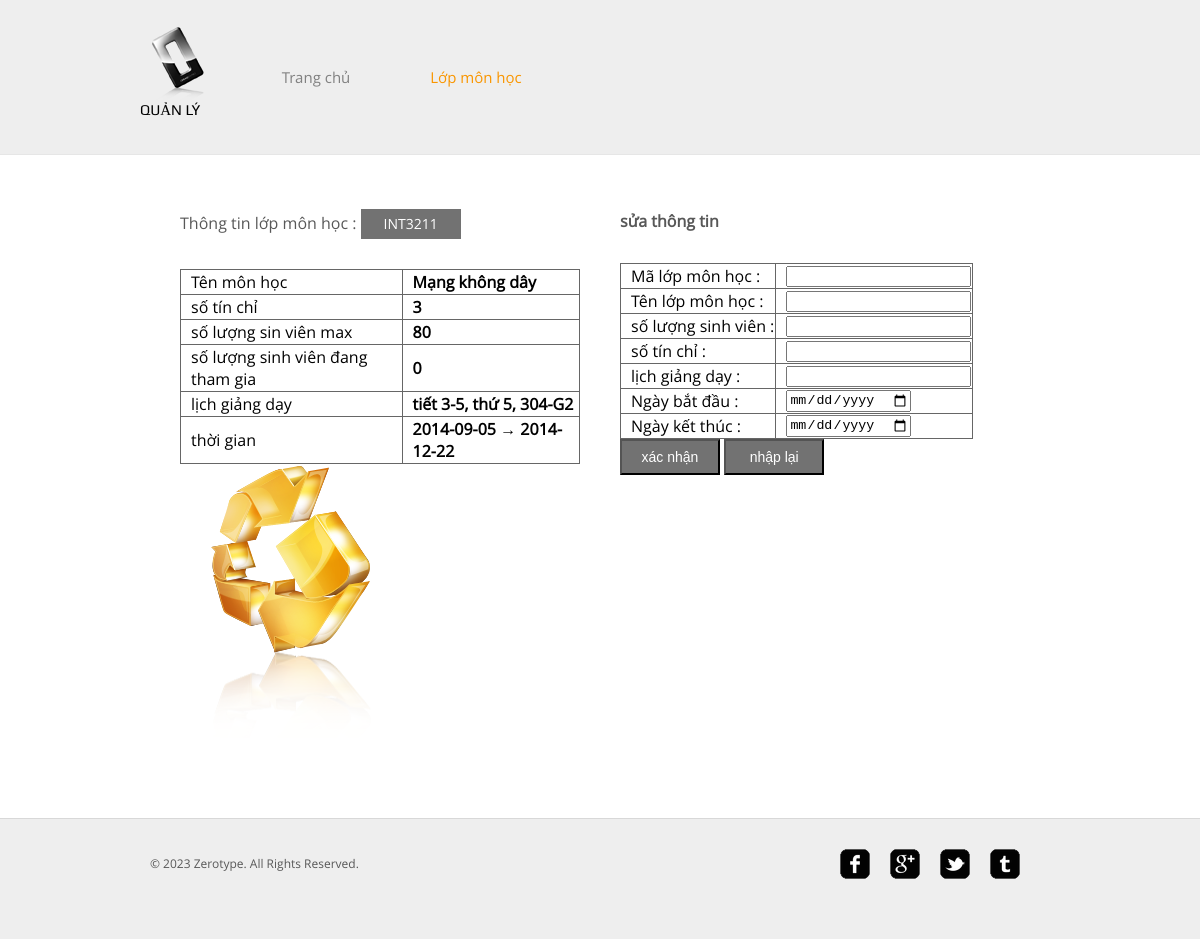
Screenshot of /sualopmonhoc.php?ip_mh=INT3211 with the database file from the repository.
### tables this page shows
CREATE TABLE `monhoc` (
  `MaLop` varchar(20) NOT NULL,
  `Ten` varchar(100) NOT NULL,
  `soluongsinhvien` int(200) NOT NULL,
  `sotinchi` int(50) NOT NULL,
  `slsvthamgia` int(200) NOT NULL,
  `lichday` varchar(100) NOT NULL,
  `begin_date` date NOT NULL,
  `end_date` date NOT NULL,
  PRIMARY KEY  (`MaLop`)
);

### sualopmonhoc.php (the view, shortened to what this page needs)
<!DOCTYPE html PUBLIC "-//W3C//DTD XHTML 1.0 Transitional//EN" "http://www.w3.org/TR/xhtml1/DTD/xhtml1-transitional.dtd">
<html xmlns="http://www.w3.org/1999/xhtml">
<head>
	<link rel="stylesheet" href="css/style.css" type="text/css">
</head>
<body>
	<div id="header">
		<div>
			<div class="logo">
				<a href="index.php">Quản lý</a>
			</div>
			<ul id="navigation">
				<li >
					<a href="index.php">Trang chủ</a>
				</li>
				<li class="active">
					<?php echo "<a href='object.php?ip_mh=$_GET[ip_mh]'>Lớp môn học</a>";?>
				</li>
			</ul>
		</div>
	</div>
	<div id="contents">
		<div id="tagline" class="clearfix">
			<div>
            <p>Thông tin lớp môn học : <?php echo "<a href='object.php?ip_mh=$_GET[ip_mh]' class='more'>$_GET[ip_mh] </a>"; ?></p>
				<table border="1" id="table">
					<?php
						$sql="select * from  monhoc where Malop='$_GET[ip_mh]'";
						$query=mysql_query($sql);
							 while($row=mysql_fetch_array($query))
								{
									echo "<tr>
											<td>Tên môn học</td>
											<td><b>$row[Ten]</b></td>
											</tr>
											<tr>
											<td>số tín chỉ</td>
											<td><b>$row[sotinchi]</b></td>
											</tr>
											<tr>
											<td>số lượng sin viên max</td>
											<td><b>$row[soluongsinhvien]</b></td>
											</tr>
											<tr>
											<td>số lượng sinh viên đang tham gia</td>
											<td><b>$row[slsvthamgia]</b></td>
											</tr>
											<tr>
											<td>lịch giảng dạy</td>
											<td><b>$row[lichday]</b></td>
											</tr>
											<tr>
											<td>thời gian</td>
											<td><b>$row[begin_date] &rarr; $row[end_date] </b></td>
											</tr>";
								}
					?>
				</table>
                <img src="images/recycle.png" alt="Img">
			</div>
			<div>
				<p> <strong>sửa thông tin</strong></p>
				<form method="post" <?php echo "action='sualopmonhoc_0.php?ip_mh=$_GET[ip_mh]'"; ?> id="taolopmonhoc">
                <table border="1" id="table">
					<tr>
						<td><lable> Mã lớp môn học : </lable></td>
						<td><input id="Malop" name="Malop" type="text"  /></td>
					</tr>
					<tr>
						<td><lable> Tên lớp môn học : </lable></td>
						<td><input id="Ten" name="Ten" type="text"  /></td>
					</tr>
					<tr>
						<td><lable> số lượng sinh viên : </lable></td>
						<td><input id="soluongsinhvien" name="soluongsinhvien" type="number"  /></td>
					</tr>
					<tr>
						<td><lable> số tín chỉ : </lable></td>
						<td><input id="sotinchi" name="sotinchi" type="number"  /></td>
					</tr>
					<tr>
						<td><lable> lịch giảng dạy : </lable></td>
						<td><input id="lichday" name="lichday" type="text"  /></td>
					</tr>
					<tr>
						<td><lable> Ngày bắt đầu : </lable></td>
						<td><input id="begin_date" name="begin_date" type="date"  /></td>
					</tr>
					<tr>
						<td><lable> Ngày kết thúc : </lable></td>
						<td><input id="end_date" name="end_date" type="date"  /></td>
                     </table>
					<p>
                            <input type="submit" id="submit" name="submit" class="more" value="xác nhận" />
                            <input type="reset" id="reset" name="reset" class="more" value="nhập lại" />
                     </p>
				</form>
			</div>
		</div>
	</div>
	<div id="footer">
		<div class="clearfix">
			<div id="connect">
				<a href="http://freewebsitetemplates.com/go/facebook/" target="_blank" class="facebook"></a><a href="http://freewebsitetemplates.com/go/googleplus/" target="_blank" class="googleplus"></a><a href="http://freewebsitetemplates.com/go/twitter/" target="_blank" class="twitter"></a><a href="http://www.freewebsitetemplates.com/misc/contact/" target="_blank" class="tumbler"></a>
			</div>
			<p>
				© 2023 Zerotype. All Rights Reserved.
			</p>
		</div>
	</div>
</body>
</html>

### css/style.css (style rules this page uses)
body { background-color: #fff; font-family: 'OpenSans'; margin: 0; }
img { border: 0; }
.clearfix:after, #contents:after { clear:both; content:""; display:block; height:1%; line-height:0; visibility:hidden; }
#header { background-color: #eee; border-bottom: 1px solid #e6e6e6; padding: 27px 0; }
#header > div, #footer > div { width: 920px; margin: 0 auto; padding: 0 20px; }
#header .logo { float: left; margin-right: 20px; }
#header .logo a { background: url(../images/logo.png) no-repeat center top; color: #000; display: block; font: 15px/30px 'Play'; height: 20px; width: 76px; padding-top: 68px; text-decoration: none; text-transform: uppercase; }
#navigation { display: inline-block; list-style: none; line-height: 100px; margin: 0; padding: 0; }
#navigation li { float: left; width: 160px; text-align: center; }
#navigation li a { color: #818181; font-size: 15px; line-height: 30px; text-decoration: none; }
#navigation li.active a { color: #f99600; }
#contents { min-height: 510px; width: 880px; margin: 0 auto; padding: 54px 40px; }
p { color: #585858; font-size: 16px; line-height: 24px; margin: 0 0 30px; }
p a { color: #585858; }
#tagline > div { float: left; width: 400px; margin: 0 20px; }
.more { background-color: #727272; color: #fff; display: inline-block; font-size: 14px; line-height: 30px; width: 100px; text-align: center; text-decoration: none; }
#footer { background-color: #eee; border-top: 1px solid #d8d8d8; padding: 30px 0; }
#footer p { font-size: 12px; line-height: 30px; padding-left: 10px; }
#connect { float: right; display: inline-block; margin-right: 30px; }
#connect a { background: url(../images/icons.png) no-repeat; display: inline-block; height: 30px; width: 30px; margin: 0 10px; }
#connect a.googleplus { background-position: 0 -40px; }
#connect a.twitter { background-position: 0 -80px; }
#connect a.tumbler { background-position: 0 -120px; }
#table { border-color:#666; border-width:thin; border-collapse:collapse; }
#table tr { border:1px solid:#990; }
#table td { padding-left:10px; }

### rows the page displays
monhoc: Ten "Mạng không dây", sotinchi "3", soluongsinhvien "80", slsvthamgia "0", lichday "tiết 3-5, thứ 5, 304-G2", begin_date "2014-09-05", end_date "2014-12-22"

### other values shown
$_GET[ip_mh] "INT3211"
